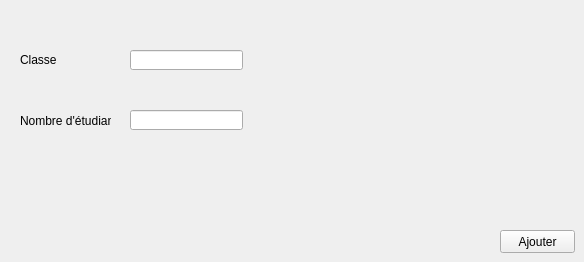
     <widget class="QWidget" name="tab_6">
      <attribute name="title">
       <string>Ajouter</string>
      </attribute>
      <widget class="QLabel" name="label_36">
       <property name="geometry">
        <rect>
         <x>20</x>
         <y>50</y>
         <width>111</width>
         <height>21</height>
        </rect>
       </property>
       <property name="text">
        <string>&lt;html&gt;&lt;head/&gt;&lt;body&gt;&lt;p&gt; Classe &lt;/p&gt;&lt;/body&gt;&lt;/html&gt;</string>
       </property>
      </widget>
      <widget class="QLineEdit" name="classe">
       <property name="geometry">
        <rect>
         <x>130</x>
         <y>50</y>
         <width>113</width>
         <height>20</height>
        </rect>
       </property>
      </widget>
      <widget class="QLineEdit" name="nbrClasse">
       <property name="geometry">
        <rect>
         <x>130</x>
         <y>110</y>
         <width>113</width>
         <height>20</height>
        </rect>
       </property>
      </widget>
      <widget class="QLabel" name="label_37">
       <property name="geometry">
        <rect>
         <x>20</x>
         <y>110</y>
         <width>91</width>
         <height>21</height>
        </rect>
       </property>
       <property name="text">
        <string>Nombre d'étudiant</string>
       </property>
      </widget>
      <widget class="QPushButton" name="AjouterClasse">
       <property name="geometry">
        <rect>
         <x>500</x>
         <y>230</y>
         <width>75</width>
         <height>23</height>
        </rect>
       </property>
       <property name="text">
        <string>Ajouter</string>
       </property>
      </widget>
     </widget>
